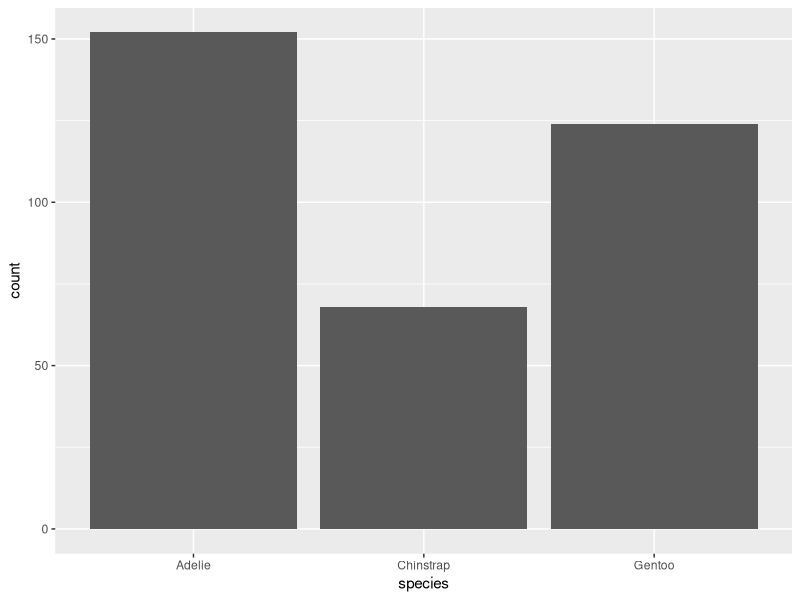
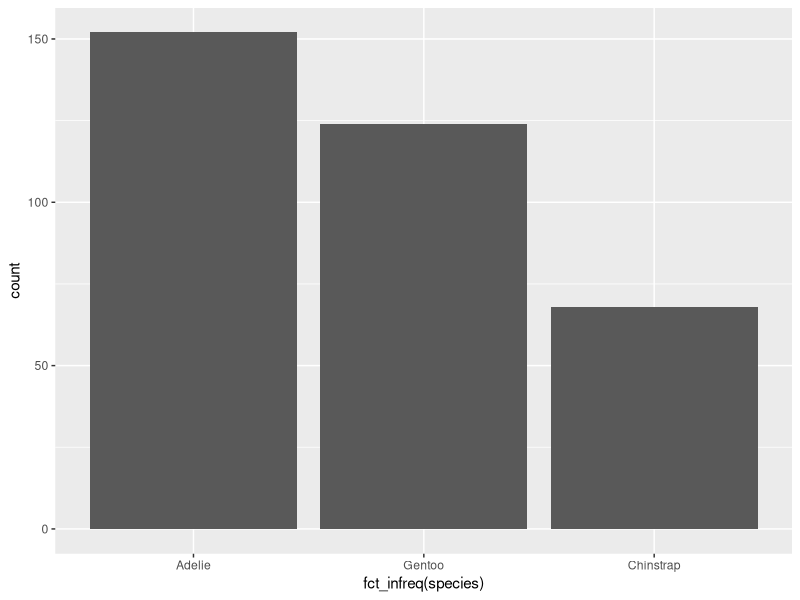
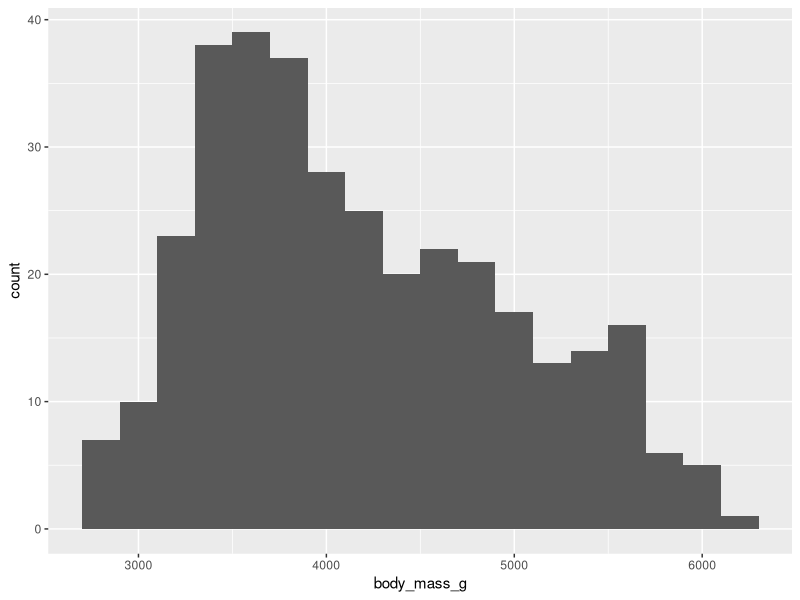
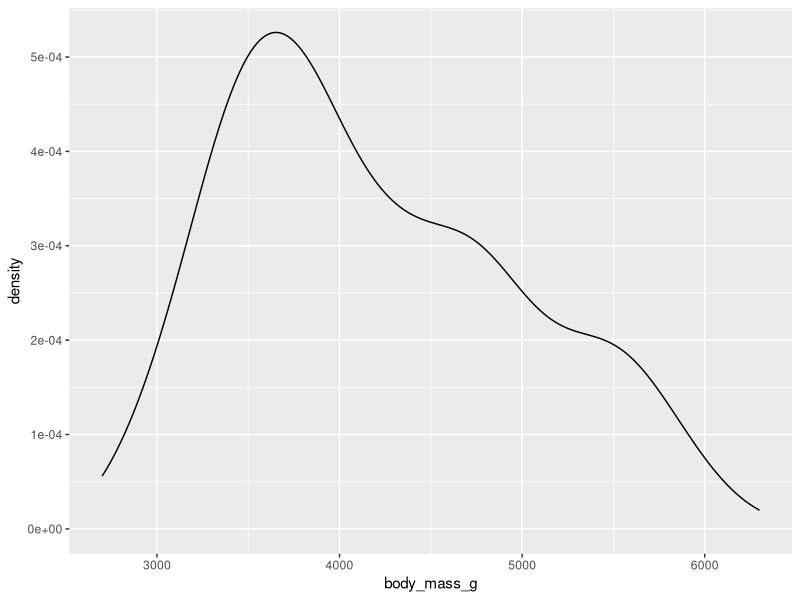
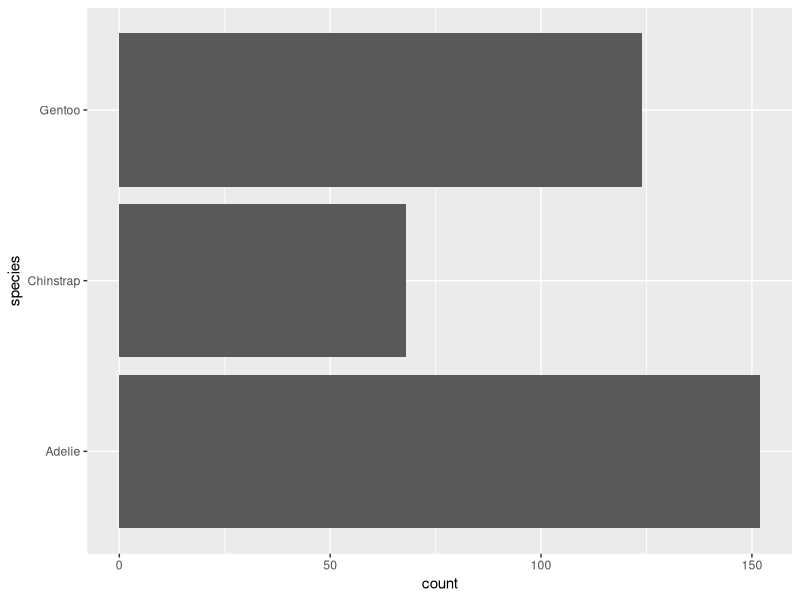
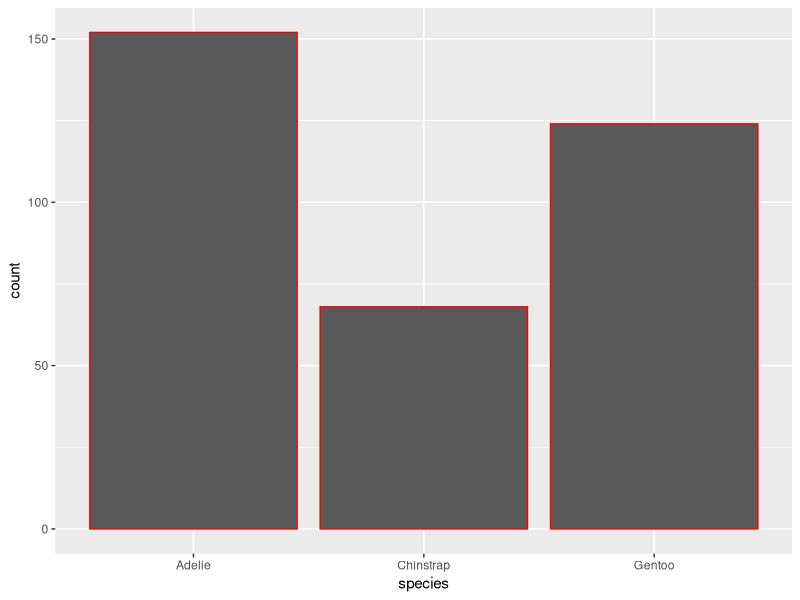
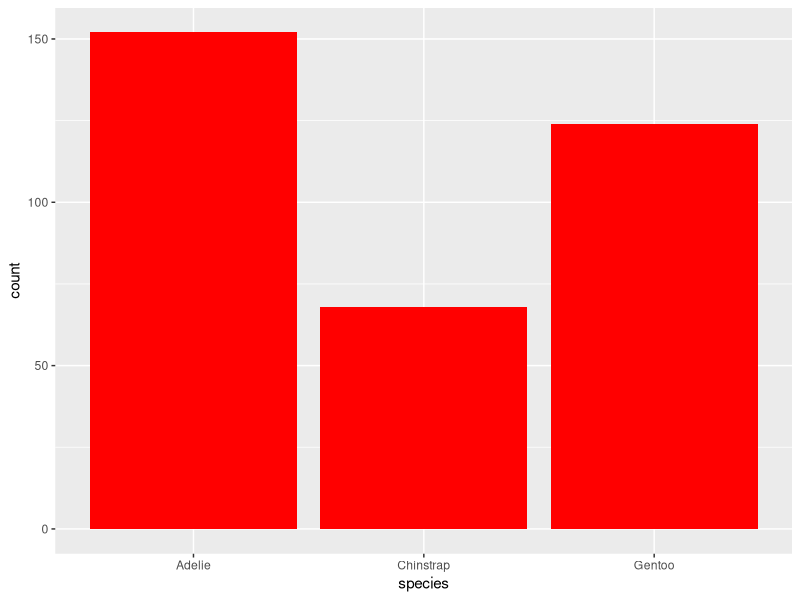
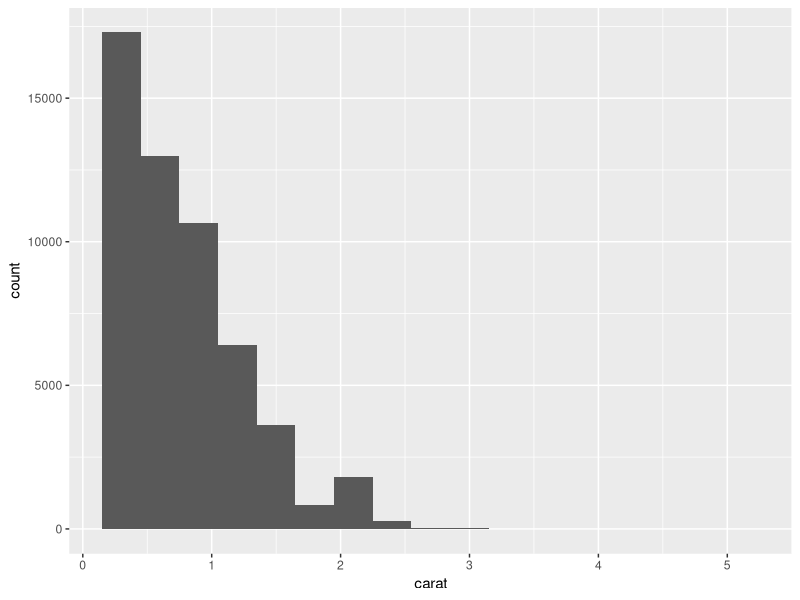

Here is the R script that generated these plots, in order:
"
How you visualize the distribution of a variable depends on the type of variable: categorical or numerical.
"

library(tidyverse)
library(palmerpenguins)
library(ggthemes)
library(ggplot2)
library(forcats)

# 1.4.1 A categorical variable
# A variable is categorical if it can only take one of a small set of values. 

ggplot(penguins, aes(x = species)) +
  geom_bar()

"
In bar plots of categorical variables with non-ordered levels, 
like the penguin species above, 
it’s often preferable to reorder the bars based on their frequencies.
"

# fct_inorder(): by the order in which they first appear.

# fct_infreq(): by number of observations with each level (largest first)

# fct_inseq(): by numeric value of level.

ggplot(penguins, aes(x = fct_infreq(species))) +
  geom_bar()

"
1.4.2 A numerical variable
A variable is numerical (or quantitative) if it can take on a wide range of numerical values, 
and it is sensible to add, subtract, or take averages with those values. 
Numerical variables can be continuous or discrete.
"

ggplot(penguins, aes(x = body_mass_g)) +
  geom_histogram(binwidth = 200)


# An alternative visualization for distributions of numerical variables is a density plot.

ggplot(penguins, aes(x = body_mass_g)) +
  geom_density()
#> Warning: Removed 2 rows containing non-finite outside the scale range
#> (`stat_density()`).

# 1.4.3 Exercises

# 1 Make a bar plot of species of penguins, where you assign species to the y aesthetic. How is this plot different?

ggplot(penguins, aes(y = species)) +
  geom_bar()

# Answer: it tilts it side ways and is harder to read compared to the first example.

# 2 How are the following two plots different? 
#   Which aesthetic, color or fill, is more useful for changing the color of bars?

ggplot(penguins, aes(x = species)) +
  geom_bar(color = "red")

# Answer: gives a red line around the bar

ggplot(penguins, aes(x = species)) +
  geom_bar(fill = "red")

# Answer: fills the bar with the color red

# 3 What does the bins argument in geom_histogram() do?

# Answer the bins argument desides how "big" each bin is " be wise to chose the correct size"

# 4 Make a histogram of the carat variable in the diamonds dataset 
#   that is available when you load the tidyverse package. 
#   Experiment with different binwidths. What binwidth reveals the most interesting patterns?

ggplot(diamonds, aes(x = carat)) +
  geom_histogram(binwidth = 0.3)

# aroung 0.3 gives a nice histogram were it is possible to read x amount of diamons with a given carat.
